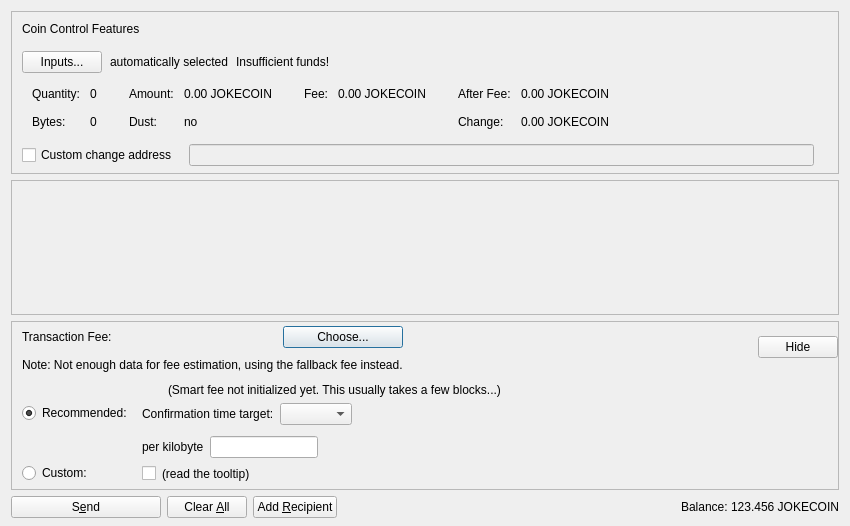
<?xml version="1.0" encoding="UTF-8"?>
<ui version="4.0">
 <class>SendCoinsDialog</class>
 <widget class="QDialog" name="SendCoinsDialog">
  <property name="geometry">
   <rect>
    <x>0</x>
    <y>0</y>
    <width>850</width>
    <height>526</height>
   </rect>
  </property>
  <property name="windowTitle">
   <string>Send Coins</string>
  </property>
  <layout class="QVBoxLayout" name="verticalLayout" stretch="0,1,0,0">
   <property name="bottomMargin">
    <number>8</number>
   </property>
   <item>
    <widget class="QFrame" name="frameCoinControl">
     <property name="sizePolicy">
      <sizepolicy hsizetype="Expanding" vsizetype="Expanding">
       <horstretch>0</horstretch>
       <verstretch>0</verstretch>
      </sizepolicy>
     </property>
     <property name="maximumSize">
      <size>
       <width>16777215</width>
       <height>16777215</height>
      </size>
     </property>
     <property name="frameShape">
      <enum>QFrame::StyledPanel</enum>
     </property>
     <property name="frameShadow">
      <enum>QFrame::Sunken</enum>
     </property>
     <layout class="QVBoxLayout" name="verticalLayoutCoinControl2">
      <property name="spacing">
       <number>0</number>
      </property>
      <property name="leftMargin">
       <number>0</number>
      </property>
      <property name="topMargin">
       <number>0</number>
      </property>
      <property name="rightMargin">
       <number>0</number>
      </property>
      <property name="bottomMargin">
       <number>6</number>
      </property>
      <item>
       <layout class="QVBoxLayout" name="verticalLayoutCoinControl" stretch="0,0,0,0,1">
        <property name="spacing">
         <number>0</number>
        </property>
        <property name="leftMargin">
         <number>10</number>
        </property>
        <property name="topMargin">
         <number>10</number>
        </property>
        <item>
         <layout class="QHBoxLayout" name="horizontalLayoutCoinControl1">
          <property name="bottomMargin">
           <number>15</number>
          </property>
          <item>
           <widget class="QLabel" name="labelCoinControlFeatures">
            <property name="sizePolicy">
             <sizepolicy hsizetype="Preferred" vsizetype="Maximum">
              <horstretch>0</horstretch>
              <verstretch>0</verstretch>
             </sizepolicy>
            </property>
            <property name="text">
             <string>Coin Control Features</string>
            </property>
           </widget>
          </item>
         </layout>
        </item>
        <item>
         <layout class="QHBoxLayout" name="horizontalLayoutCoinControl2" stretch="0,0,0,0">
          <property name="spacing">
           <number>8</number>
          </property>
          <property name="bottomMargin">
           <number>10</number>
          </property>
          <item>
           <widget class="QPushButton" name="pushButtonCoinControl">
            <property name="styleSheet">
             <string notr="true"/>
            </property>
            <property name="text">
             <string>Inputs...</string>
            </property>
            <property name="autoDefault">
             <bool>false</bool>
            </property>
           </widget>
          </item>
          <item>
           <widget class="QLabel" name="labelCoinControlAutomaticallySelected">
            <property name="text">
             <string>automatically selected</string>
            </property>
            <property name="margin">
             <number>5</number>
            </property>
           </widget>
          </item>
          <item>
           <widget class="QLabel" name="labelCoinControlInsuffFunds">
            <property name="text">
             <string>Insufficient funds!</string>
            </property>
            <property name="margin">
             <number>5</number>
            </property>
           </widget>
          </item>
          <item>
           <spacer name="horizontalSpacerCoinControl">
            <property name="orientation">
             <enum>Qt::Horizontal</enum>
            </property>
            <property name="sizeHint" stdset="0">
             <size>
              <width>40</width>
              <height>1</height>
             </size>
            </property>
           </spacer>
          </item>
         </layout>
        </item>
        <item>
         <widget class="QWidget" name="widgetCoinControl" native="true">
          <property name="sizePolicy">
           <sizepolicy hsizetype="Preferred" vsizetype="Preferred">
            <horstretch>0</horstretch>
            <verstretch>0</verstretch>
           </sizepolicy>
          </property>
          <property name="minimumSize">
           <size>
            <width>0</width>
            <height>0</height>
           </size>
          </property>
          <property name="styleSheet">
           <string notr="true"/>
          </property>
          <layout class="QHBoxLayout" name="horizontalLayoutCoinControl5">
           <property name="leftMargin">
            <number>0</number>
           </property>
           <property name="topMargin">
            <number>0</number>
           </property>
           <property name="rightMargin">
            <number>0</number>
           </property>
           <property name="bottomMargin">
            <number>0</number>
           </property>
           <item>
            <layout class="QHBoxLayout" name="horizontalLayoutCoinControl3" stretch="0,0,0,1">
             <property name="spacing">
              <number>20</number>
             </property>
             <property name="topMargin">
              <number>0</number>
             </property>
             <property name="bottomMargin">
              <number>10</number>
             </property>
             <item>
              <layout class="QFormLayout" name="formLayoutCoinControl1">
               <property name="horizontalSpacing">
                <number>10</number>
               </property>
               <property name="verticalSpacing">
                <number>14</number>
               </property>
               <property name="leftMargin">
                <number>10</number>
               </property>
               <property name="topMargin">
                <number>4</number>
               </property>
               <property name="rightMargin">
                <number>6</number>
               </property>
               <item row="0" column="0">
                <widget class="QLabel" name="labelCoinControlQuantityText">
                 <property name="text">
                  <string>Quantity:</string>
                 </property>
                 <property name="margin">
                  <number>0</number>
                 </property>
                </widget>
               </item>
               <item row="0" column="1">
                <widget class="QLabel" name="labelCoinControlQuantity">
                 <property name="cursor">
                  <cursorShape>IBeamCursor</cursorShape>
                 </property>
                 <property name="contextMenuPolicy">
                  <enum>Qt::ActionsContextMenu</enum>
                 </property>
                 <property name="text">
                  <string notr="true">0</string>
                 </property>
                 <property name="margin">
                  <number>0</number>
                 </property>
                 <property name="textInteractionFlags">
                  <set>Qt::LinksAccessibleByMouse|Qt::TextSelectableByKeyboard|Qt::TextSelectableByMouse</set>
                 </property>
                </widget>
               </item>
               <item row="1" column="0">
                <widget class="QLabel" name="labelCoinControlBytesText">
                 <property name="text">
                  <string>Bytes:</string>
                 </property>
                </widget>
               </item>
               <item row="1" column="1">
                <widget class="QLabel" name="labelCoinControlBytes">
                 <property name="cursor">
                  <cursorShape>IBeamCursor</cursorShape>
                 </property>
                 <property name="contextMenuPolicy">
                  <enum>Qt::ActionsContextMenu</enum>
                 </property>
                 <property name="text">
                  <string notr="true">0</string>
                 </property>
                 <property name="textInteractionFlags">
                  <set>Qt::LinksAccessibleByMouse|Qt::TextSelectableByKeyboard|Qt::TextSelectableByMouse</set>
                 </property>
                </widget>
               </item>
              </layout>
             </item>
             <item>
              <layout class="QFormLayout" name="formLayoutCoinControl2">
               <property name="horizontalSpacing">
                <number>10</number>
               </property>
               <property name="verticalSpacing">
                <number>14</number>
               </property>
               <property name="leftMargin">
                <number>6</number>
               </property>
               <property name="topMargin">
                <number>4</number>
               </property>
               <property name="rightMargin">
                <number>6</number>
               </property>
               <item row="0" column="0">
                <widget class="QLabel" name="labelCoinControlAmountText">
                 <property name="text">
                  <string>Amount:</string>
                 </property>
                 <property name="margin">
                  <number>0</number>
                 </property>
                </widget>
               </item>
               <item row="0" column="1">
                <widget class="QLabel" name="labelCoinControlAmount">
                 <property name="cursor">
                  <cursorShape>IBeamCursor</cursorShape>
                 </property>
                 <property name="contextMenuPolicy">
                  <enum>Qt::ActionsContextMenu</enum>
                 </property>
                 <property name="text">
                  <string notr="true">0.00 JOKECOIN</string>
                 </property>
                 <property name="textInteractionFlags">
                  <set>Qt::LinksAccessibleByMouse|Qt::TextSelectableByKeyboard|Qt::TextSelectableByMouse</set>
                 </property>
                </widget>
               </item>
               <item row="1" column="0">
                <widget class="QLabel" name="labelCoinControlLowOutputText">
                 <property name="text">
                  <string>Dust:</string>
                 </property>
                </widget>
               </item>
               <item row="1" column="1">
                <widget class="QLabel" name="labelCoinControlLowOutput">
                 <property name="cursor">
                  <cursorShape>IBeamCursor</cursorShape>
                 </property>
                 <property name="contextMenuPolicy">
                  <enum>Qt::ActionsContextMenu</enum>
                 </property>
                 <property name="text">
                  <string notr="true">no</string>
                 </property>
                 <property name="textInteractionFlags">
                  <set>Qt::LinksAccessibleByMouse|Qt::TextSelectableByKeyboard|Qt::TextSelectableByMouse</set>
                 </property>
                </widget>
               </item>
              </layout>
             </item>
             <item>
              <layout class="QFormLayout" name="formLayoutCoinControl3">
               <property name="horizontalSpacing">
                <number>10</number>
               </property>
               <property name="verticalSpacing">
                <number>14</number>
               </property>
               <property name="leftMargin">
                <number>6</number>
               </property>
               <property name="topMargin">
                <number>4</number>
               </property>
               <property name="rightMargin">
                <number>6</number>
               </property>
               <item row="0" column="0">
                <widget class="QLabel" name="labelCoinControlFeeText">
                 <property name="text">
                  <string>Fee:</string>
                 </property>
                 <property name="margin">
                  <number>0</number>
                 </property>
                </widget>
               </item>
               <item row="0" column="1">
                <widget class="QLabel" name="labelCoinControlFee">
                 <property name="cursor">
                  <cursorShape>IBeamCursor</cursorShape>
                 </property>
                 <property name="contextMenuPolicy">
                  <enum>Qt::ActionsContextMenu</enum>
                 </property>
                 <property name="text">
                  <string notr="true">0.00 JOKECOIN</string>
                 </property>
                 <property name="textInteractionFlags">
                  <set>Qt::LinksAccessibleByMouse|Qt::TextSelectableByKeyboard|Qt::TextSelectableByMouse</set>
                 </property>
                </widget>
               </item>
              </layout>
             </item>
             <item>
              <layout class="QFormLayout" name="formLayoutCoinControl4">
               <property name="horizontalSpacing">
                <number>10</number>
               </property>
               <property name="verticalSpacing">
                <number>14</number>
               </property>
               <property name="leftMargin">
                <number>6</number>
               </property>
               <property name="topMargin">
                <number>4</number>
               </property>
               <property name="rightMargin">
                <number>6</number>
               </property>
               <item row="0" column="0">
                <widget class="QLabel" name="labelCoinControlAfterFeeText">
                 <property name="text">
                  <string>After Fee:</string>
                 </property>
                 <property name="margin">
                  <number>0</number>
                 </property>
                </widget>
               </item>
               <item row="0" column="1">
                <widget class="QLabel" name="labelCoinControlAfterFee">
                 <property name="cursor">
                  <cursorShape>IBeamCursor</cursorShape>
                 </property>
                 <property name="contextMenuPolicy">
                  <enum>Qt::ActionsContextMenu</enum>
                 </property>
                 <property name="text">
                  <string notr="true">0.00 JOKECOIN</string>
                 </property>
                 <property name="textInteractionFlags">
                  <set>Qt::LinksAccessibleByMouse|Qt::TextSelectableByKeyboard|Qt::TextSelectableByMouse</set>
                 </property>
                </widget>
               </item>
               <item row="1" column="0">
                <widget class="QLabel" name="labelCoinControlChangeText">
                 <property name="text">
                  <string>Change:</string>
                 </property>
                </widget>
               </item>
               <item row="1" column="1">
                <widget class="QLabel" name="labelCoinControlChange">
                 <property name="cursor">
                  <cursorShape>IBeamCursor</cursorShape>
                 </property>
                 <property name="contextMenuPolicy">
                  <enum>Qt::ActionsContextMenu</enum>
                 </property>
                 <property name="text">
                  <string notr="true">0.00 JOKECOIN</string>
                 </property>
                 <property name="textInteractionFlags">
                  <set>Qt::LinksAccessibleByMouse|Qt::TextSelectableByKeyboard|Qt::TextSelectableByMouse</set>
                 </property>
                </widget>
               </item>
              </layout>
             </item>
            </layout>
           </item>
          </layout>
         </widget>
        </item>
        <item>
         <layout class="QHBoxLayout" name="horizontalLayoutCoinControl4" stretch="0,0,0">
          <property name="spacing">
           <number>12</number>
          </property>
          <property name="sizeConstraint">
           <enum>QLayout::SetDefaultConstraint</enum>
          </property>
          <property name="topMargin">
           <number>5</number>
          </property>
          <property name="rightMargin">
           <number>5</number>
          </property>
          <item>
           <widget class="QCheckBox" name="checkBoxCoinControlChange">
            <property name="toolTip">
             <string>If this is activated, but the change address is empty or invalid, change will be sent to a newly generated address.</string>
            </property>
            <property name="text">
             <string>Custom change address</string>
            </property>
           </widget>
          </item>
          <item>
           <widget class="QValidatedLineEdit" name="lineEditCoinControlChange">
            <property name="enabled">
             <bool>false</bool>
            </property>
            <property name="sizePolicy">
             <sizepolicy hsizetype="Expanding" vsizetype="Fixed">
              <horstretch>0</horstretch>
              <verstretch>0</verstretch>
             </sizepolicy>
            </property>
           </widget>
          </item>
          <item>
           <widget class="QLabel" name="labelCoinControlChangeLabel">
            <property name="sizePolicy">
             <sizepolicy hsizetype="Preferred" vsizetype="Expanding">
              <horstretch>0</horstretch>
              <verstretch>0</verstretch>
             </sizepolicy>
            </property>
            <property name="minimumSize">
             <size>
              <width>0</width>
              <height>0</height>
             </size>
            </property>
            <property name="text">
             <string/>
            </property>
            <property name="margin">
             <number>3</number>
            </property>
           </widget>
          </item>
         </layout>
        </item>
        <item>
         <spacer name="verticalSpacerCoinControl">
          <property name="orientation">
           <enum>Qt::Vertical</enum>
          </property>
          <property name="sizeHint" stdset="0">
           <size>
            <width>800</width>
            <height>1</height>
           </size>
          </property>
         </spacer>
        </item>
       </layout>
      </item>
     </layout>
    </widget>
   </item>
   <item>
    <widget class="QScrollArea" name="scrollArea">
     <property name="widgetResizable">
      <bool>true</bool>
     </property>
     <widget class="QWidget" name="scrollAreaWidgetContents">
      <property name="geometry">
       <rect>
        <x>0</x>
        <y>0</y>
        <width>830</width>
        <height>104</height>
       </rect>
      </property>
      <layout class="QVBoxLayout" name="verticalLayout_2" stretch="0,1">
       <property name="leftMargin">
        <number>0</number>
       </property>
       <property name="topMargin">
        <number>0</number>
       </property>
       <property name="rightMargin">
        <number>0</number>
       </property>
       <property name="bottomMargin">
        <number>0</number>
       </property>
       <item>
        <layout class="QVBoxLayout" name="entries">
         <property name="spacing">
          <number>6</number>
         </property>
        </layout>
       </item>
       <item>
        <spacer name="verticalSpacer">
         <property name="orientation">
          <enum>Qt::Vertical</enum>
         </property>
         <property name="sizeHint" stdset="0">
          <size>
           <width>20</width>
           <height>40</height>
          </size>
         </property>
        </spacer>
       </item>
      </layout>
     </widget>
    </widget>
   </item>
   <item>
    <widget class="QFrame" name="frameFee">
     <property name="sizePolicy">
      <sizepolicy hsizetype="Expanding" vsizetype="Expanding">
       <horstretch>0</horstretch>
       <verstretch>0</verstretch>
      </sizepolicy>
     </property>
     <property name="maximumSize">
      <size>
       <width>16777215</width>
       <height>16777215</height>
      </size>
     </property>
     <property name="frameShape">
      <enum>QFrame::StyledPanel</enum>
     </property>
     <property name="frameShadow">
      <enum>QFrame::Sunken</enum>
     </property>
     <layout class="QVBoxLayout" name="verticalLayoutFee1">
      <property name="spacing">
       <number>0</number>
      </property>
      <property name="leftMargin">
       <number>0</number>
      </property>
      <property name="topMargin">
       <number>0</number>
      </property>
      <property name="rightMargin">
       <number>0</number>
      </property>
      <property name="bottomMargin">
       <number>0</number>
      </property>
      <item>
       <layout class="QVBoxLayout" name="verticalLayoutFee2" stretch="0,0,0">
        <property name="spacing">
         <number>0</number>
        </property>
        <property name="leftMargin">
         <number>10</number>
        </property>
        <property name="topMargin">
         <number>0</number>
        </property>
        <item>
         <layout class="QHBoxLayout" name="horizontalLayoutFee1">
          <property name="bottomMargin">
           <number>0</number>
          </property>
          <item>
           <layout class="QVBoxLayout" name="verticalLayoutFee7">
            <property name="spacing">
             <number>0</number>
            </property>
            <item>
             <spacer name="verticalSpacerSmartFee">
              <property name="orientation">
               <enum>Qt::Vertical</enum>
              </property>
              <property name="sizeType">
               <enum>QSizePolicy::Fixed</enum>
              </property>
              <property name="sizeHint" stdset="0">
               <size>
                <width>1</width>
                <height>4</height>
               </size>
              </property>
             </spacer>
            </item>
            <item>
             <layout class="QHBoxLayout" name="horizontalLayoutSmartFee">
              <property name="spacing">
               <number>10</number>
              </property>
              <item>
               <widget class="QLabel" name="labelFeeHeadline">
                <property name="sizePolicy">
                 <sizepolicy hsizetype="Preferred" vsizetype="Maximum">
                  <horstretch>0</horstretch>
                  <verstretch>0</verstretch>
                 </sizepolicy>
                </property>
                <property name="text">
                 <string>Transaction Fee:</string>
                </property>
               </widget>
              </item>
              <item>
               <widget class="QLabel" name="labelFeeMinimized">
                <property name="text">
                 <string/>
                </property>
               </widget>
              </item>
              <item>
               <widget class="QPushButton" name="buttonChooseFee">
                <property name="text">
                 <string>Choose...</string>
                </property>
               </widget>
              </item>
             </layout>
            </item>
            <item>
             <spacer name="verticalSpacer_7">
              <property name="orientation">
               <enum>Qt::Vertical</enum>
              </property>
              <property name="sizeHint" stdset="0">
               <size>
                <width>1</width>
                <height>10</height>
               </size>
              </property>
             </spacer>
            </item>
            <item>
             <widget class="QLabel" name="fallbackFeeWarningLabel">
              <property name="toolTip">
               <string>Using the fallbackfee can result in sending a transaction that will take several hours or days (or never) to confirm. Consider choosing your fee manually or wait until you have validated the complete chain.</string>
              </property>
              <property name="text">
               <string>Note: Not enough data for fee estimation, using the fallback fee instead.</string>
              </property>
              <property name="wordWrap">
               <bool>false</bool>
              </property>
             </widget>
            </item>
            <item>
             <spacer name="verticalSpacer_5">
              <property name="orientation">
               <enum>Qt::Vertical</enum>
              </property>
              <property name="sizeHint" stdset="0">
               <size>
                <width>1</width>
                <height>1</height>
               </size>
              </property>
             </spacer>
            </item>
           </layout>
          </item>
          <item>
           <spacer name="horizontalSpacer_4">
            <property name="orientation">
             <enum>Qt::Horizontal</enum>
            </property>
            <property name="sizeHint" stdset="0">
             <size>
              <width>1</width>
              <height>1</height>
             </size>
            </property>
           </spacer>
          </item>
          <item>
           <widget class="QPushButton" name="buttonMinimizeFee">
            <property name="toolTip">
             <string>collapse fee-settings</string>
            </property>
            <property name="text">
             <string>Hide</string>
            </property>
           </widget>
          </item>
         </layout>
        </item>
        <item>
         <widget class="QFrame" name="frameFeeSelection">
          <layout class="QVBoxLayout" name="verticalLayoutFee12">
           <property name="spacing">
            <number>0</number>
           </property>
           <property name="leftMargin">
            <number>0</number>
           </property>
           <property name="topMargin">
            <number>0</number>
           </property>
           <property name="rightMargin">
            <number>0</number>
           </property>
           <property name="bottomMargin">
            <number>0</number>
           </property>
           <item>
            <layout class="QGridLayout" name="gridLayoutFee">
             <property name="topMargin">
              <number>10</number>
             </property>
             <property name="bottomMargin">
              <number>4</number>
             </property>
             <property name="horizontalSpacing">
              <number>10</number>
             </property>
             <property name="verticalSpacing">
              <number>4</number>
             </property>
             <item row="1" column="1">
              <layout class="QVBoxLayout" name="verticalLayoutFee8">
               <property name="spacing">
                <number>6</number>
               </property>
               <property name="topMargin">
                <number>3</number>
               </property>
               <item>
                <layout class="QHBoxLayout" name="horizontalLayoutFee13" stretch="0,0,1">
                 <item>
                  <widget class="QLabel" name="labelCustomPerKilobyte">
                   <property name="toolTip">
                    <string>If the custom fee is set to 1000 duffs and the transaction is only 250 bytes, then &quot;per kilobyte&quot; only pays 250 duffs in fee,&lt;br /&gt;while &quot;at least&quot; pays 1000 duffs. For transactions bigger than a kilobyte both pay by kilobyte.</string>
                   </property>
                   <property name="text">
                    <string>per kilobyte</string>
                   </property>
                  </widget>
                 </item>
                 <item>
                  <widget class="BitcoinAmountField" name="customFee"/>
                 </item>
                 <item>
                  <spacer name="horizontalSpacer_6">
                   <property name="orientation">
                    <enum>Qt::Horizontal</enum>
                   </property>
                   <property name="sizeHint" stdset="0">
                    <size>
                     <width>1</width>
                     <height>1</height>
                    </size>
                   </property>
                  </spacer>
                 </item>
                </layout>
               </item>
               <item>
                <layout class="QHBoxLayout" name="horizontalLayoutFee8">
                 <item>
                  <widget class="QCheckBox" name="checkBoxMinimumFee">
                   <property name="toolTip">
                    <string>Paying only the minimum fee is just fine as long as there is less transaction volume than space in the blocks.&lt;br /&gt;But be aware that this can end up in a never confirming transaction once there is more demand for jokecoin transactions than the network can process.</string>
                   </property>
                   <property name="text">
                    <string/>
                   </property>
                  </widget>
                 </item>
                 <item>
                  <widget class="QLabel" name="labelMinFeeWarning">
                   <property name="enabled">
                    <bool>true</bool>
                   </property>
                   <property name="toolTip">
                    <string>Paying only the minimum fee is just fine as long as there is less transaction volume than space in the blocks.&lt;br /&gt;But be aware that this can end up in a never confirming transaction once there is more demand for jokecoin transactions than the network can process.</string>
                   </property>
                   <property name="text">
                    <string>(read the tooltip)</string>
                   </property>
                   <property name="margin">
                    <number>5</number>
                   </property>
                  </widget>
                 </item>
                 <item>
                  <spacer name="horizontalSpacer_2">
                   <property name="orientation">
                    <enum>Qt::Horizontal</enum>
                   </property>
                   <property name="sizeHint" stdset="0">
                    <size>
                     <width>1</width>
                     <height>1</height>
                    </size>
                   </property>
                  </spacer>
                 </item>
                </layout>
               </item>
              </layout>
             </item>
             <item row="0" column="0">
              <layout class="QVBoxLayout" name="verticalLayoutFee4" stretch="0,1">
               <property name="topMargin">
                <number>20</number>
               </property>
               <property name="bottomMargin">
                <number>3</number>
               </property>
               <item>
                <widget class="QRadioButton" name="radioSmartFee">
                 <property name="text">
                  <string>Recommended:</string>
                 </property>
                 <property name="checked">
                  <bool>true</bool>
                 </property>
                 <attribute name="buttonGroup">
                  <string notr="true">groupFee</string>
                 </attribute>
                </widget>
               </item>
               <item>
                <spacer name="verticalSpacer_2">
                 <property name="orientation">
                  <enum>Qt::Vertical</enum>
                 </property>
                 <property name="sizeHint" stdset="0">
                  <size>
                   <width>1</width>
                   <height>1</height>
                  </size>
                 </property>
                </spacer>
               </item>
              </layout>
             </item>
             <item row="1" column="0">
              <layout class="QVBoxLayout" name="verticalLayoutFee9" stretch="0,1">
               <property name="topMargin">
                <number>30</number>
               </property>
               <item>
                <widget class="QRadioButton" name="radioCustomFee">
                 <property name="text">
                  <string>Custom:</string>
                 </property>
                 <attribute name="buttonGroup">
                  <string notr="true">groupFee</string>
                 </attribute>
                </widget>
               </item>
               <item>
                <spacer name="verticalSpacer_6">
                 <property name="orientation">
                  <enum>Qt::Vertical</enum>
                 </property>
                 <property name="sizeHint" stdset="0">
                  <size>
                   <width>1</width>
                   <height>1</height>
                  </size>
                 </property>
                </spacer>
               </item>
              </layout>
             </item>
             <item row="0" column="1">
              <layout class="QVBoxLayout" name="verticalLayoutFee3" stretch="0,0,1">
               <property name="spacing">
                <number>6</number>
               </property>
               <property name="topMargin">
                <number>0</number>
               </property>
               <property name="bottomMargin">
                <number>3</number>
               </property>
               <item>
                <layout class="QHBoxLayout" name="horizontalLayoutFee12">
                 <item>
                  <widget class="QLabel" name="labelSmartFee">
                   <property name="text">
                    <string/>
                   </property>
                   <property name="margin">
                    <number>2</number>
                   </property>
                  </widget>
                 </item>
                 <item>
                  <widget class="QLabel" name="labelFeeEstimation">
                   <property name="text">
                    <string/>
                   </property>
                  </widget>
                 </item>
                 <item>
                  <widget class="QLabel" name="labelSmartFee2">
                   <property name="text">
                    <string>(Smart fee not initialized yet. This usually takes a few blocks...)</string>
                   </property>
                   <property name="margin">
                    <number>2</number>
                   </property>
                  </widget>
                 </item>
                 <item>
                  <spacer name="horizontalSpacer_5">
                   <property name="orientation">
                    <enum>Qt::Horizontal</enum>
                   </property>
                   <property name="sizeHint" stdset="0">
                    <size>
                     <width>1</width>
                     <height>1</height>
                    </size>
                   </property>
                  </spacer>
                 </item>
                </layout>
               </item>
               <item>
                <layout class="QHBoxLayout" name="horizontalLayoutFee9">
                 <item>
                  <layout class="QVBoxLayout" name="verticalLayoutFee6">
                   <item>
                    <widget class="QLabel" name="labelSmartFee3">
                     <property name="text">
                      <string>Confirmation time target:</string>
                     </property>
                     <property name="margin">
                      <number>2</number>
                     </property>
                    </widget>
                   </item>
                  </layout>
                 </item>
                 <item>
                  <layout class="QVBoxLayout" name="verticalLayoutFee5">
                   <property name="rightMargin">
                    <number>30</number>
                   </property>
                   <item>
                    <layout class="QHBoxLayout" name="horizontalLayoutConfTarget">
                     <property name="bottomMargin">
                      <number>0</number>
                     </property>
                     <item>
                      <widget class="QComboBox" name="confTargetSelector"/>
                     </item>
                     <item>
                      <spacer name="horizontalSpacerConfTarget">
                       <property name="orientation">
                        <enum>Qt::Horizontal</enum>
                       </property>
                       <property name="sizeHint" stdset="0">
                        <size>
                         <width>40</width>
                         <height>20</height>
                        </size>
                       </property>
                      </spacer>
                     </item>
                    </layout>
                   </item>
                  </layout>
                 </item>
                </layout>
               </item>
               <item>
                <spacer name="verticalSpacer_4">
                 <property name="orientation">
                  <enum>Qt::Vertical</enum>
                 </property>
                 <property name="sizeHint" stdset="0">
                  <size>
                   <width>1</width>
                   <height>1</height>
                  </size>
                 </property>
                </spacer>
               </item>
              </layout>
             </item>
            </layout>
           </item>
          </layout>
         </widget>
        </item>
        <item>
         <spacer name="verticalSpacerFee">
          <property name="orientation">
           <enum>Qt::Vertical</enum>
          </property>
          <property name="sizeHint" stdset="0">
           <size>
            <width>800</width>
            <height>1</height>
           </size>
          </property>
         </spacer>
        </item>
       </layout>
      </item>
     </layout>
    </widget>
   </item>
   <item>
    <layout class="QHBoxLayout" name="horizontalLayout">
     <item>
      <widget class="QPushButton" name="sendButton">
       <property name="minimumSize">
        <size>
         <width>150</width>
         <height>0</height>
        </size>
       </property>
       <property name="toolTip">
        <string>Confirm the send action</string>
       </property>
       <property name="text">
        <string>S&amp;end</string>
       </property>
       <property name="autoDefault">
        <bool>false</bool>
       </property>
       <property name="default">
        <bool>false</bool>
       </property>
      </widget>
     </item>
     <item>
      <widget class="QPushButton" name="clearButton">
       <property name="sizePolicy">
        <sizepolicy hsizetype="Minimum" vsizetype="Fixed">
         <horstretch>0</horstretch>
         <verstretch>0</verstretch>
        </sizepolicy>
       </property>
       <property name="toolTip">
        <string>Clear all fields of the form.</string>
       </property>
       <property name="text">
        <string>Clear &amp;All</string>
       </property>
       <property name="autoDefault">
        <bool>false</bool>
       </property>
      </widget>
     </item>
     <item>
      <widget class="QPushButton" name="addButton">
       <property name="toolTip">
        <string>Send to multiple recipients at once</string>
       </property>
       <property name="text">
        <string>Add &amp;Recipient</string>
       </property>
       <property name="autoDefault">
        <bool>false</bool>
       </property>
      </widget>
     </item>
     <item>
      <spacer name="horizontalSpacer">
       <property name="orientation">
        <enum>Qt::Horizontal</enum>
       </property>
       <property name="sizeHint" stdset="0">
        <size>
         <width>40</width>
         <height>20</height>
        </size>
       </property>
      </spacer>
     </item>
     <item>
      <layout class="QHBoxLayout" name="horizontalLayout_2">
       <property name="spacing">
        <number>3</number>
       </property>
       <item>
        <widget class="QLabel" name="labelBalanceText">
         <property name="text">
          <string>Balance:</string>
         </property>
        </widget>
       </item>
       <item>
        <widget class="QLabel" name="labelBalance">
         <property name="sizePolicy">
          <sizepolicy hsizetype="Preferred" vsizetype="Preferred">
           <horstretch>0</horstretch>
           <verstretch>0</verstretch>
          </sizepolicy>
         </property>
         <property name="cursor">
          <cursorShape>IBeamCursor</cursorShape>
         </property>
         <property name="text">
          <string notr="true">123.456 JOKECOIN</string>
         </property>
         <property name="textInteractionFlags">
          <set>Qt::LinksAccessibleByMouse|Qt::TextSelectableByKeyboard|Qt::TextSelectableByMouse</set>
         </property>
        </widget>
       </item>
      </layout>
     </item>
    </layout>
   </item>
  </layout>
 </widget>
 <customwidgets>
  <customwidget>
   <class>QValidatedLineEdit</class>
   <extends>QLineEdit</extends>
   <header>qt/qvalidatedlineedit.h</header>
  </customwidget>
  <customwidget>
   <class>BitcoinAmountField</class>
   <extends>QLineEdit</extends>
   <header>qt/bitcoinamountfield.h</header>
   <container>1</container>
  </customwidget>
 </customwidgets>
 <resources>
  <include location="../jokecoin.qrc"/>
 </resources>
 <connections/>
 <buttongroups>
  <buttongroup name="groupFee"/>
 </buttongroups>
</ui>
